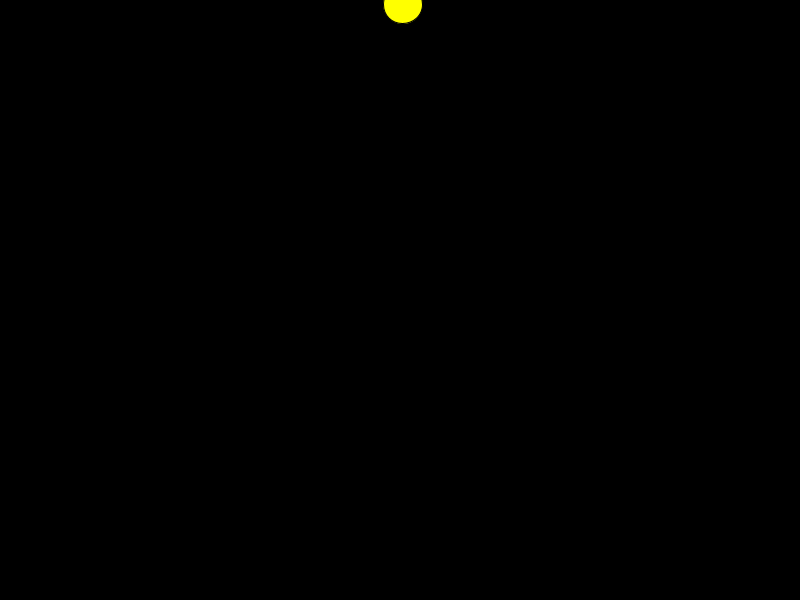
Frame 1 (no input)
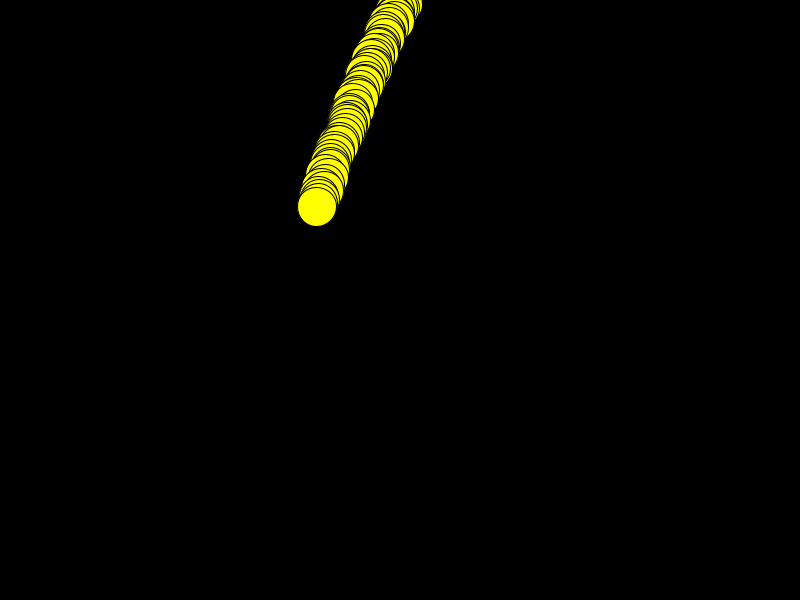
Frame 60 (the mouse pressed at the canvas centre just before this capture)
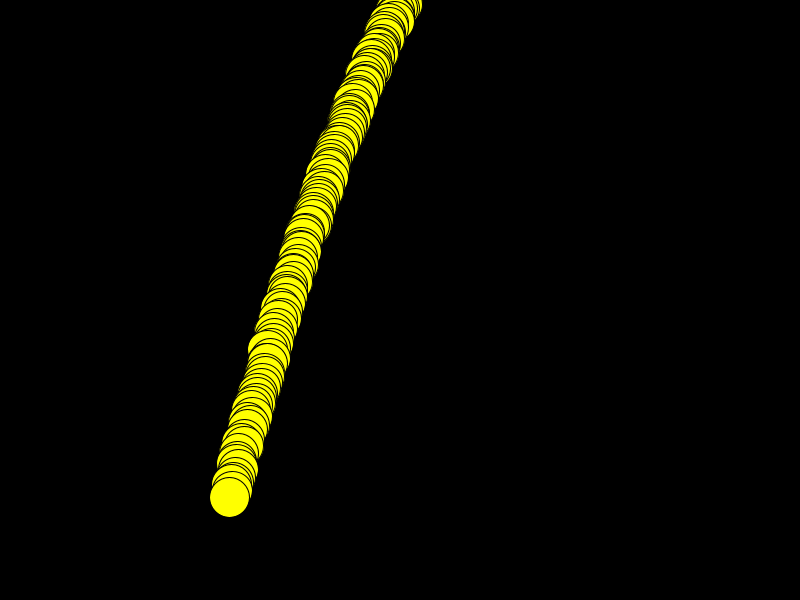
Frame 120 (the mouse held since frame 60 and released just before this capture)

The Processing sketch that drew these frames (run headless with seeded random() and noise(); from frame 60 on, the mouse is pressed at the canvas centre):

// Processing sketch: Inheritance
// ── Inheritance.pde
// Inheritance is one of the four principles of Object-Oriented Programming.

Particle p;
NervousBall  b;

void setup() {
  size(800, 600);
  background(0);
  b = new NervousBall(5);
  //p = new Particle();
}

void draw() {
  b.update();
  b.display();
  //p.update();
  //p.showLocation();
}


//A nervous ball shakes when it moves
class NervousBall extends Ball {
  float nervousFactor;

  NervousBall(float nervousFactor) {
    super(width/2, 0, random(20, 50), color(255, 255, 0));
    this.nervousFactor = nervousFactor;
  }

  void display() {
    fill(col);
    circle(location.x + random(nervousFactor), location.y + random(nervousFactor), diameter);
  }
}


//"extends means that ball will inherit all public
//things from the Particle class.
//Particle is the Parent class, and ball is the child class.
//Particle is the super class, and Ball is the sub class.
class Ball extends Particle {
  float diameter;
  color col;

  Ball(float x, float y, float diameter, color col) {
    super(x, y);
    this.diameter = diameter;
    this.col = col;
  }

  void display() {
    fill(col);
    circle(location.x, location.y, diameter);
  }
}




// Simulates a particle moving under the force of gravity.
class Particle {
  PVector location;
  PVector velocity;
  PVector acceleration;

  /*
  Constructs a new particle at a specified location. The
   initial velocity and acceleration in the y-direction are random.
   There is no acceleration in the x-direction.
   */
  Particle(float x, float y) {
    location = new PVector(x, y);
    velocity = new PVector(random(-3, 3), random(-3, 3));
    acceleration = new PVector(0, random(0.1));
  }

  /*
  Constructs a new particle at a random location. The
   initial velocity and acceleration in the y-direction are random.
   There is no acceleration in the x-direction.
   */
  Particle() {
    this(random(width), random(height));
  }

  /*
  Updates the particle's position based on its velocity, and updates
   its velocity based on its acceleration. Then checks the edges and makes
   the particle "bounce" if it hits an edge.
   */
  void update() {
    location.add(velocity);
    velocity.add(acceleration);
    handleEdges();
  }


  void showLocation() {
    stroke(255, 255, 0);
    strokeWeight(3);
    point(location.x, location.y);
  }

  // Updates position and velocity if the particle hits an edge.
  void handleEdges() {
    if (location.x >= width) {
      location.x = width;
      velocity.x *= -1;
    } else if (location.x <= 0) {
      location.x = 0;
      velocity.x *= -1;
    }

    if (location.y >= height) {
      location.y = height;
      velocity.y *= -1;
    } else if (location.y <= 0) {
      location.y = 0;
      velocity.y *= -1;
    }
  }
}
